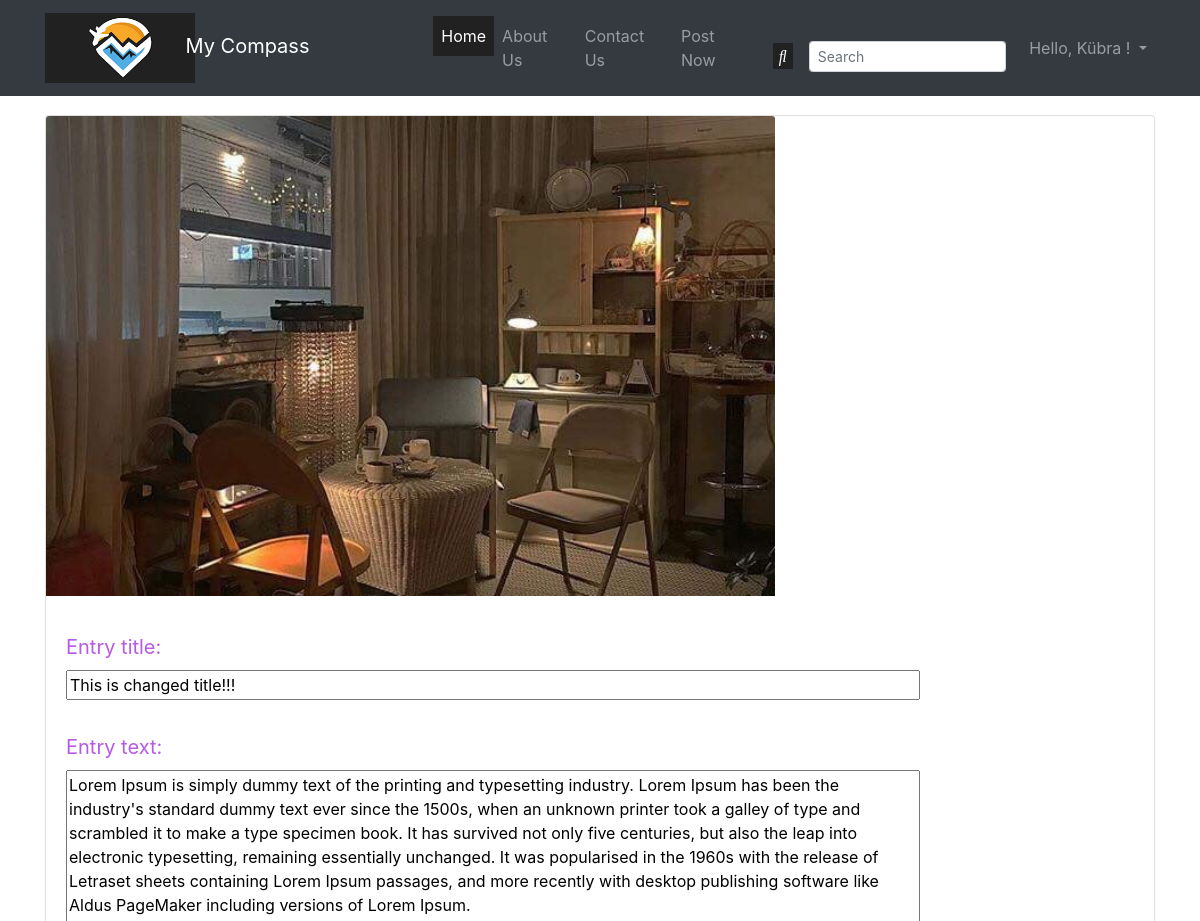
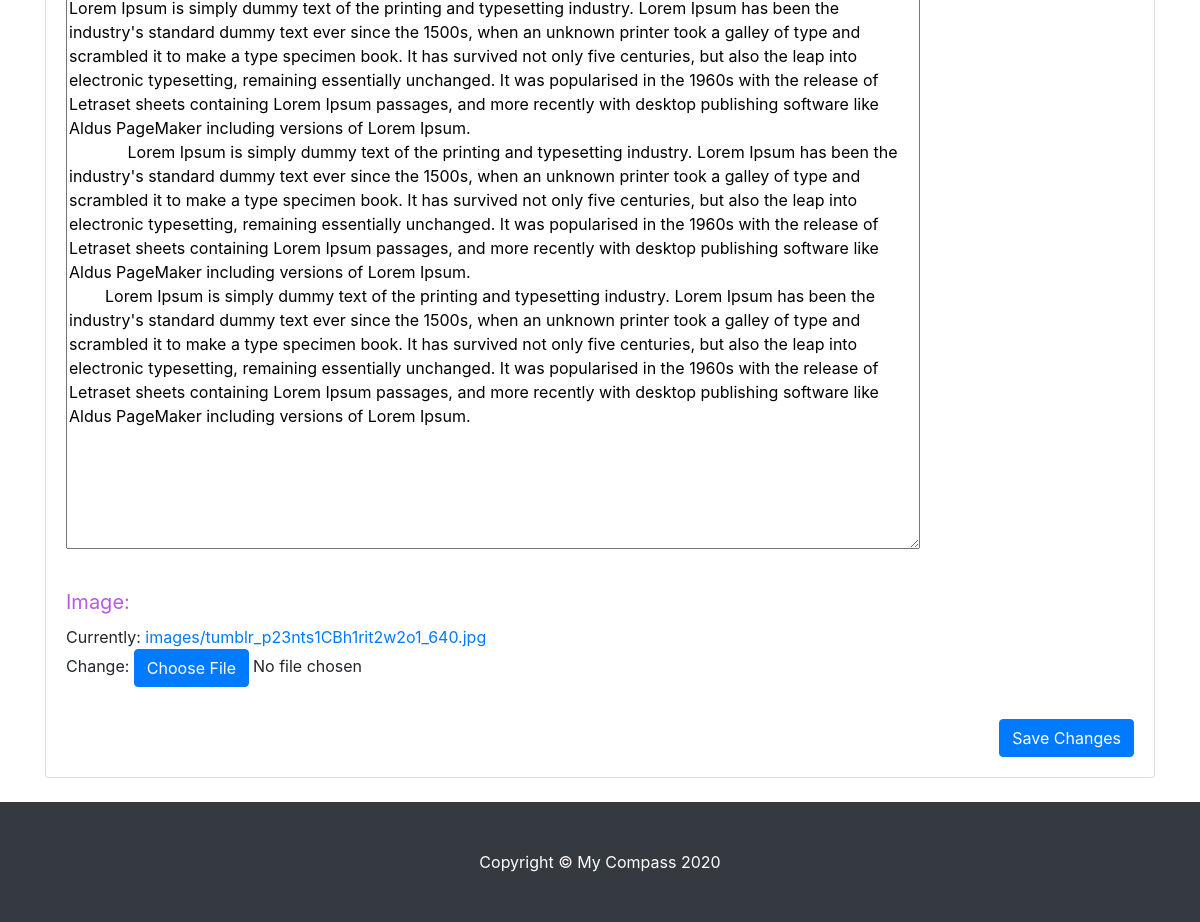
Page /entry/5/edit/ (signed in) on the committed database (2 pictures, top to bottom).
### entries/models.py (models this page shows, shortened)
class Entry(models.Model):
    entry_title = models.CharField(max_length=50)
    entry_text = models.TextField()
    entry_date = models.DateTimeField(
        auto_now_add=True)
    entry_author = models.ForeignKey(User,
                                     on_delete=models.CASCADE)
    image = models.ImageField(upload_to='images/',
                              blank=False)  # default image url is deleted because image field made required by the way
    likes = models.ManyToManyField(User, related_name='blog_entries', blank=True, null=True)
    favorites = models.ManyToManyField(User, related_name='entry_favorites', blank=True, null=True)
    class Meta:
        verbose_name_plural = "Entries"

### entries/views.py (the view, shortened to what this page needs)
# urls.py: path('entry/<int:pk>/edit/', EditEntryView.as_view(), name='entry-edit'),
class EditEntryView(SuccessMessageMixin, generic.UpdateView, ModelForm):
    model = Entry
    template_name = 'entries/entry_edit.html'
    fields = ['entry_title', 'entry_text', 'image']
    success_url = "entry_detail/???pk???"
    success_message = "Your entry updated."

### entries/templates/entries/entry_edit.html (shortened to what this page needs)
{% extends "entries/base.html" %}
{% load static %}
{% block content %}
    {% if user.is_authenticated %}
        <div class="col-md-12 col-lg-12 col-sm-12" style="margin-top: 2%;">
            <div class="card mb-4">
                <div class="row">
                    <div class="col-md-8 col-lg-8 col-sm-12">
                        <img class="card-img-top entry-img" src="{{ entry.image.url }}">
                    </div>
                </div>
                <div class="card-body">
                    <div class="form-group">
                        <form method="POST" enctype="multipart/form-data">
                            {{ form.as_p }}
                            <button class="btn btn-primary" style="float: right;">Save Changes</button>
                        </form>
                    </div>
                </div>
            </div>
        </div>
    {% else %}
        You are not allowed here!!!
    {% endif %}
{% endblock %}

### entries/templates/entries/base.html (shortened to what this page needs)
{% load static %}
<!DOCTYPE html>
<html lang="en">
<head>
    <link href="{% static 'entries/vendor/bootstrap/css/bootstrap.min.css' %}" rel="stylesheet">
    <link href="{% static 'entries/css/delete-modal.css' %}" rel="stylesheet">
    <link href="{% static 'entries/css/style.css' %}" rel="stylesheet">
    <link rel="stylesheet" href="https://cdnjs.cloudflare.com/ajax/libs/font-awesome/4.7.0/css/font-awesome.min.css">
    <link rel="stylesheet" id="ecommerce.css-css"
          href="https://mdbcdn.b-cdn.net/wp-content/themes/mdbootstrap4/css/compiled-ecommerce-4.18.0.min.css?ver=4.18.0"
          type="text/css" media="all">
</head>
<body>
<div class="header-wrapper">
    <div class="container">
        <header role="banner">
            <nav class="navbar navbar-expand-lg navbar-dark bg-dark fixed-top">
                <div class="container">
                    <div class="logo-brand">
                        <a class="navbar-brand" href="{% url 'blog-home' %}">
                            <img src="{% static 'djangoProject/images/logo-9.png' %}"
                                 style="width: 150px;height: 70px;">
                        </a>
                        <a class="navbar-brand" href="{% url 'blog-home' %}" style="margin-left: -30px;">My Compass</a>
                    </div>
                    <div class="collapse navbar-collapse" id="navbarResponsive">
                        <ul class="navbar-nav mr-auto" style="margin-left: 13% !important;">
                            <li class="nav-item active">
                                <a class="nav-link blog-home" href="{% url 'blog-home' %}">Home
                                </a>
                            </li>
                            <li class="nav-item">
                                <a class="nav-link" href="{% url 'aboutus' %}">About Us </a>
                            </li>
                            <li class="nav-item">
                                <a class="nav-link" href="{% url 'contactus' %}">Contact Us </a>
                            </li>
                            {% if user.is_authenticated %}
                                <li class="nav-item">
                                <a class="nav-link" href="{% url 'create_entry' %}">Post Now</a>
                            {% endif %}
                        </ul>
                        <ul class="navbar-nav ml-auto">
                            <form action="{% url 'search' %}" method="GET"
                                  class="form-inline d-flex justify-content-center md-form form-sm mt-3">
                                <button class="search-button" type="submit"><i class="fas fa-search text-white"
                                                                               aria-hidden="true"></i></button>
                                <input id="query" name="search" class="form-control form-control-sm ml-3 w-75"
                                       type="text"
                                       placeholder="Search" aria-label="Search" value="{{ request.GET.search }}"
                                       aria-label="Search">
                            </form>
                        </ul>
                        <div class="form-inline my-2 my-lg-2">
                            <ul class="navbar-nav profile-menu-drop-down">
                                {% if user.is_authenticated %}
                                    <li class="nav-item dropdown">
                                        <a class="nav-link dropdown-toggle" href="#" id="navbarDropdownMenuLink"
                                           role="button"
                                           data-toggle="dropdown" aria-haspopup="true" aria-expanded="false">Hello,
                                            {{ request.user.first_name }} !
                                        </a>
                                    </li>
                                {% else %}
                                    <a href="{% url 'register' %}" class="btn btn-warning">Sign Up</a>
                                {% endif %}
                            </ul>
                        </div>
                    </div>
                </div>
            </nav>
        </header>
    </div>
</div>
<div class="container" style="margin-top: 3%;">
    <div class="row">
        {% block content %} {% endblock %}
    </div>
</div>
<footer class="py-5 bg-dark">
    <div class="container">
        <p class="m-0 text-center text-white">Copyright &copy; My Compass 2020</p>
    </div>
</footer>
</body>
</html>

### entries/static/entries/css/style.css (style rules this page uses)
.entry-img { height: 480px !important; max-width: 100% !important; object-fit: cover !important; }
.search-button { color: #212121; background-color: #212121 !important; border: none !important; }
.blog-home { background-color: rgb(33 33 33) !important; }
body { padding-top: 56px; }

### entries/templates/entries/entry_edit.html (style rules this page uses)
p { margin-top: 1rem; margin-bottom: 2rem; }
label { display: inline-block; margin-bottom: .5rem; margin-right: 2%; width: 100%; color: #b65be4; font-size: 20px; font-weight: 400; }
input { width: 80%; }
textarea#id_entry_text { width: 80% !important; height: 700px !important; }

### rows in the picture
Entry: image (picture), entry_title "This is changed title!!!", entry_text "Lorem Ipsum is simply dummy text of the printing and typesetting industry. Lorem Ipsum has been the industry's standard dummy text ever since the 1500s, when an unknown printer took a galley of type and scrambled it to make a type specimen book. It has survived not only five centuries, but also the leap into electronic typesetting, remaining essentially unchanged. It was popularised in the 1960s with the release of Letraset sheets containing Lorem Ipsum passages, and more recently with desktop publishing software like Aldus PageMaker including versions of Lorem Ipsum. Lorem Ipsum is simply dummy text of the printing and typesetting industry. Lorem Ipsum has been the industry's standard…"

### other values in the picture
{{ request.user.first_name }} "Kübra"
